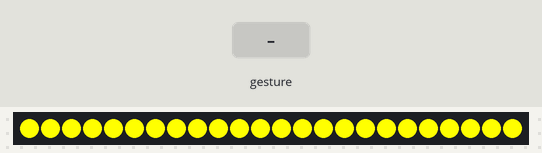
Simulated run of this program. Board: BBC micro:bit (MakeCode). Shown: 24 RGB LEDs in strip order, left to right. Inputs (shaded band) come from the test bench.

Above: at 1.3 s.
1.4 s: sound turns loud
At 2.2 s:
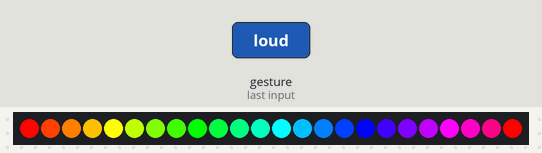
At 6.8 s:
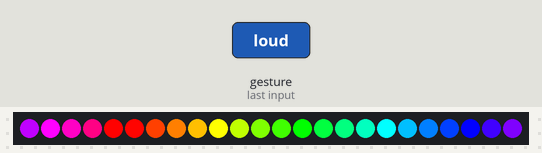
Timing chart, 0 to 8.3 s (numbered marks = the images above; inputs shaded):
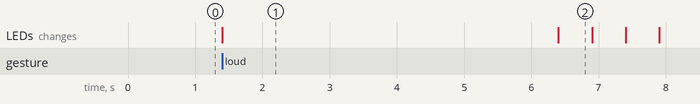

Measured:
- after the input at 1.4 s, the LEDs: change at once (image 1)
- what the display in image 1 shows lasts 5.0 s, from 1.4 s to 6.4 s
- what the display in image 2 shows lasts 0.5 s, from 6.4 s to 6.9 s

The program:

main.ts
```typescript
input.onSound(DetectedSound.Loud, function () {
    strip.showRainbow(1, 360)
    strip.show()
    basic.pause(5000)
    for (let index = 0; index < 4; index++) {
        strip.rotate(5)
        strip.show()
        basic.pause(500)
    }
    strip.showColor(neopixel.colors(NeoPixelColors.Yellow))
    strip.show()
    basic.pause(100)
})
let strip: neopixel.Strip = null
strip = neopixel.create(DigitalPin.P13, 24, NeoPixelMode.RGB)
strip.setBrightness(255)
strip.showColor(neopixel.colors(NeoPixelColors.Yellow))
strip.show()
basic.pause(100)
basic.forever(function () {

})
```

test.ts
```typescript
// 테스트는 여기로 이동합니다; 이 패키지가 확장으로 사용될 때 컴파일되지 않을 것 입니다.
```
